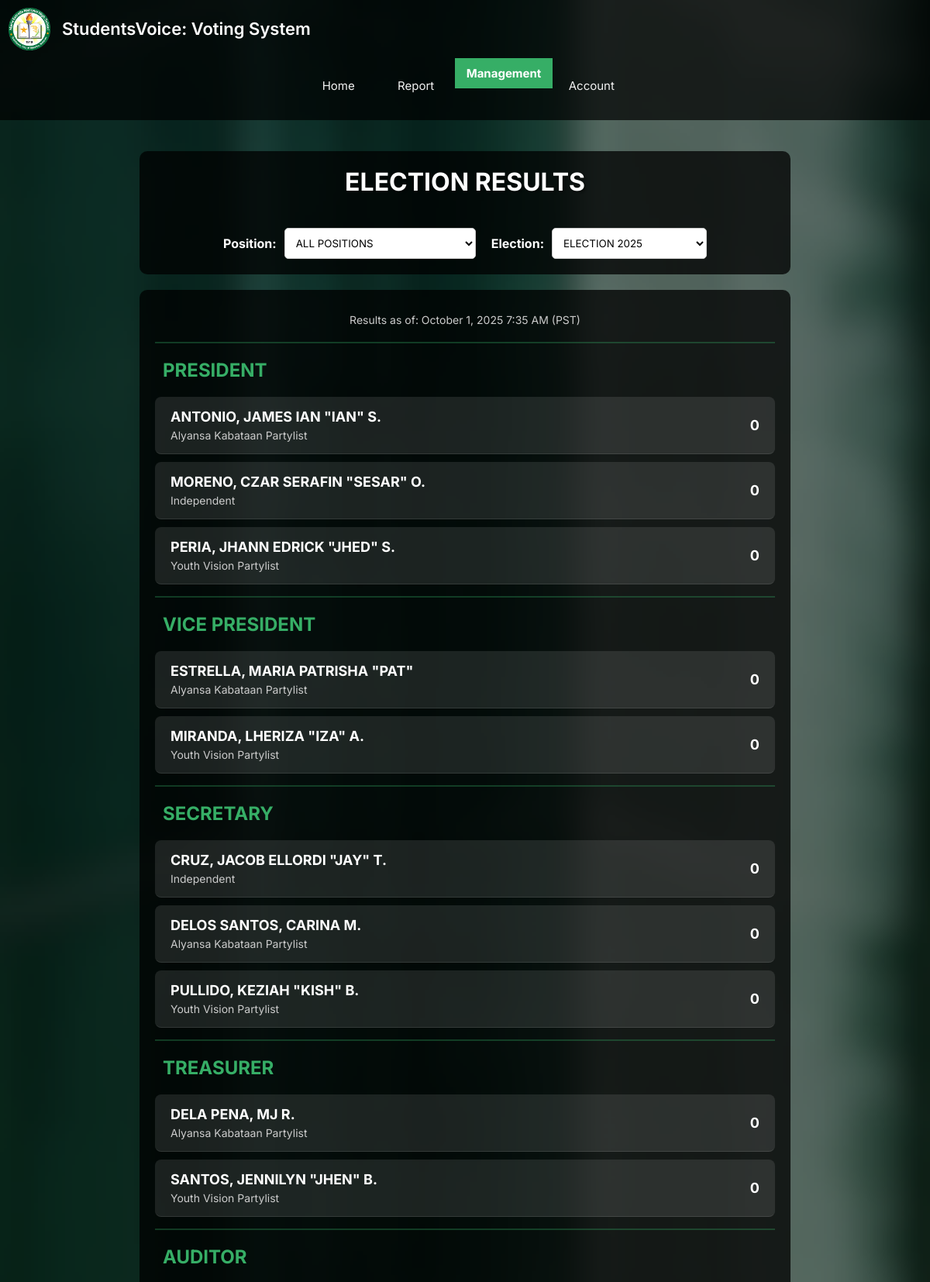
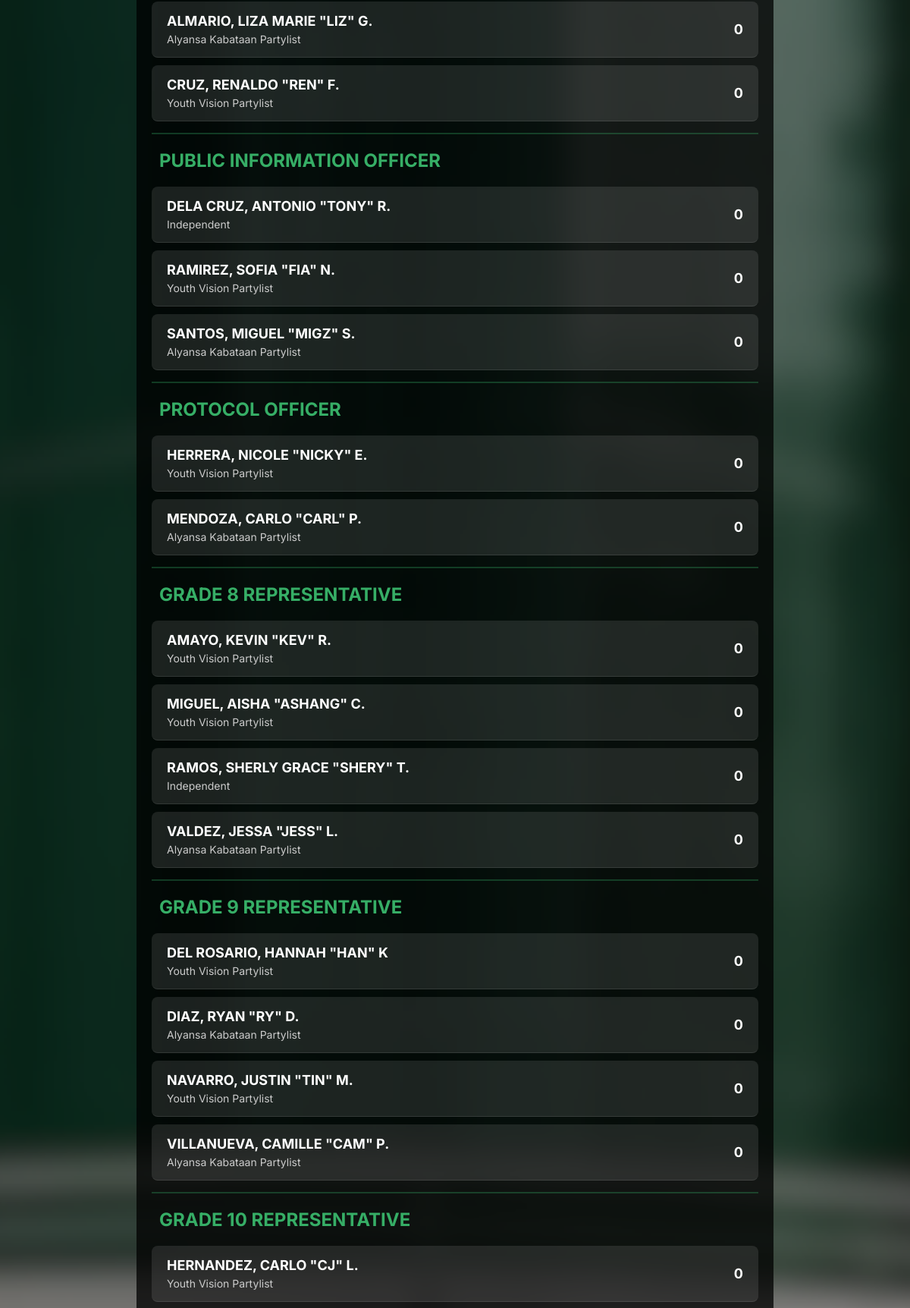
Screenshot of /files/admin/votingresults.php (signed in, upper part) with the database file from the repository (2 pictures, top to bottom).
### tables this page shows
CREATE TABLE `candidate` (
  `CandidateID` int(11) NOT NULL,
  `ElectionID` varchar(255) DEFAULT NULL,
  `PartylistName` varchar(255) DEFAULT NULL,
  `Name` varchar(255) DEFAULT NULL,
  `Position` varchar(255) DEFAULT NULL,
  `GradeLevel` varchar(100) DEFAULT NULL,
  `ModifiedBy` int(255) DEFAULT NULL,
  `ModifiedDate` datetime DEFAULT NULL,
  `CreatedBy` int(255) DEFAULT NULL,
  `CreatedDate` datetime DEFAULT NULL
);

### files/admin/votingresults.php (the view, shortened to what this page needs)
<?php
require_once '../connect/connect.php';
$elections_query = "SELECT ElectionID, ElectionName, G8RepNum, G9RepNum, G10RepNum, G11RepNum, G12RepNum FROM election ORDER BY ElectionName";
$elections_result = $conn->query($elections_query);
$elections = [];
while ($row = $elections_result->fetch_assoc()) {
    $elections[] = $row;
}
$selected_position = isset($_POST['position']) ? $_POST['position'] : 'ALL';
$selected_election = isset($_POST['election']) ? $_POST['election'] : ($elections[0]['ElectionID'] ?? '');
$results_query = "SELECT
                    c.CandidateID,
                    c.Name,
                    c.Position,
                    c.PartylistName,
                    COUNT(v.VoteID) as VoteCount
                 FROM candidate c
                 LEFT JOIN vote v ON c.CandidateID = v.CandidateID
                 WHERE c.ElectionID = ?";
$results_query .= " GROUP BY c.CandidateID
                   ORDER BY
                     CASE c.Position
                         WHEN 'PRESIDENT' THEN 1
                         WHEN 'VICE PRESIDENT' THEN 2
                         WHEN 'SECRETARY' THEN 3
                         WHEN 'TREASURER' THEN 4
                         WHEN 'AUDITOR' THEN 5
                         WHEN 'PUBLIC INFORMATION OFFICER' THEN 6
                         WHEN 'PROTOCOL OFFICER' THEN 7
                         WHEN 'GRADE 7 REPRESENTATIVE' THEN 8
                         WHEN 'GRADE 8 REPRESENTATIVE' THEN 9
                         WHEN 'GRADE 9 REPRESENTATIVE' THEN 10
                         WHEN 'GRADE 10 REPRESENTATIVE' THEN 11
                         WHEN 'GRADE 11 REPRESENTATIVE' THEN 12
                         WHEN 'GRADE 12 REPRESENTATIVE' THEN 13
                         ELSE 14
                     END,
                     VoteCount DESC,
                     c.Name";
$stmt = $conn->prepare($results_query);
if ($selected_position !== 'ALL') {
    $stmt->bind_param("ss", $selected_election, $selected_position);
} else {
    $stmt->bind_param("s", $selected_election);
}
$stmt->execute();
$results = $stmt->get_result();
$current_election = array_filter($elections, function ($e) use ($selected_election) {
    return $e['ElectionID'] === $selected_election;
});
$current_election = reset($current_election);
function getRepNumber($position, $current_election)
{
    if (strpos($position, 'GRADE 8') !== false)
        return $current_election['G8RepNum'] ?? 1;
    if (strpos($position, 'GRADE 9') !== false)
        return $current_election['G9RepNum'] ?? 1;
    if (strpos($position, 'GRADE 10') !== false)
        return $current_election['G10RepNum'] ?? 1;
    if (strpos($position, 'GRADE 11') !== false)
        return $current_election['G11RepNum'] ?? 1;
    if (strpos($position, 'GRADE 12') !== false)
        return $current_election['G12RepNum'] ?? 1;
    return 1;
}
?>
<!DOCTYPE html>
<html>
<head>
    <link rel="stylesheet" type="text/css" href="/votingsystem/files/maincss/main.css">
    <link rel="stylesheet" type="text/css" href="/votingsystem/files/admin/admin.css">
    <link rel="stylesheet" type="text/css" href="/votingsystem/files/admin/management-table.css">
    <link rel="stylesheet" href="https://cdn.datatables.net/1.13.8/css/jquery.dataTables.min.css">
    <link rel="stylesheet" href="https://cdn.jsdelivr.net/npm/snapalert@1.0.6/dist/snapalert.min.css">
</head>
<body>
<header>
  <header>
      <div class="header">
        <div class="header-left">
          <div class="logo"></div>
          <div class="header-title">
            <span class="main-title">StudentsVoice: Voting System</span>
          </div>
        </div>
        <div class="topnav">
          <a   href="home.php">Home</a>
          <a href="generatereport.php">Report</a>
          <div class="dropdown">
            <a class="active">Management</a>
          </div>
          <div class="dropdown">
          <a>Account</a>
          </div>
        </div>
      </div>
    </header>
    <div class="centerMain">
        <div class="filter-container">
            <h1 class="page-title">ELECTION RESULTS</h1>
            <form method="post" id="filterForm">
                <div class="filter-controls">
                    <div class="filter-group">
                        <label class="filter-label">Position:</label>
                        <select name="position" id="position"
                            onchange="document.getElementById('filterForm').submit();">
                            <option value="ALL">ALL POSITIONS</option>
                        </select>
                    </div>
                    <div class="filter-group">
                        <label class="filter-label">Election:</label>
                        <select name="election" id="election"
                            onchange="document.getElementById('filterForm').submit();">
                            <?php foreach ($elections as $election): ?>
                                <option value="<?php echo htmlspecialchars($election['ElectionID']); ?>" <?php echo $selected_election === $election['ElectionID'] ? 'selected' : ''; ?>>
                                    <?php echo htmlspecialchars($election['ElectionName']); ?>
                                </option>
                            <?php endforeach; ?>
                        </select>
                    </div>
                </div>
            </form>
        </div>
        <div class="results-container">
            <div class="results-timestamp">
                Results as of: <?php
                echo date('F j, Y g:i A');
                ?> (PST)
            </div>
            <?php
            $current_position = '';
            $position_count = 0;
            if ($results->num_rows > 0) {
                while ($row = $results->fetch_assoc()) {
                    if ($current_position !== $row['Position']) {
                        if ($current_position !== '') {
                            echo '</div>';
                        }
                        $current_position = $row['Position'];
                        $position_count = 0;
                        echo '<div class="divider"></div>';
                        echo '<div class="position-title">' . htmlspecialchars($current_position) . '</div>';
                        echo '<div class="position-results">';
                    }
                    $is_winner = false;
                    if (strpos($current_position, 'REPRESENTATIVE') !== false) {
                        $g_rep_num = getRepNumber($current_position, $current_election);
                        $is_winner = $position_count < $g_rep_num && $row['VoteCount'] > 0;
                    } else {
                        $is_winner = $position_count === 0 && $row['VoteCount'] > 0;
                    }
                    echo '<div class="candidate-card' . ($is_winner ? ' winner' : '') . '">';
                    echo '<div class="candidate-info">';
                    echo '<div class="candidate-name' . ($is_winner ? ' winner' : '') . '">' . htmlspecialchars($row['Name']) . '</div>';
                    echo '<div class="candidate-party' . ($is_winner ? ' winner' : '') . '">' . htmlspecialchars($row['PartylistName']) . '</div>';
                    echo '</div>';
                    echo '<div class="vote-count' . ($is_winner ? ' winner' : '') . '">' . number_format($row['VoteCount']) . '</div>';
                    echo '</div>';
                    $position_count++;
                }
                echo '</div>';
            } else {
                echo '<div class="no-results">No results found for the selected filters.</div>';
            }
            ?>
        </div>
    </div>
</body>
</html>

### files/maincss/main.css (style rules this page uses)
body { font-family: 'Inter', sans-serif; }
.centerMain { flex: 1; width: 100%; padding-bottom: 50px; }

### files/admin/admin.css (style rules this page uses)
html, body { height: 100%; margin: 0; padding: 0; min-height: 100vh; font-family: 'Inter', sans-serif; background: url('/votingsystem/images/mainBackground.png') no-repeat center center fixed; background-size: cover; overflow-x: hidden; }
body { display: flex; flex-direction: column; min-height: 100vh; position: relative; }
.header { display: flex; justify-content: space-between; align-items: center; padding: 0 20px 0 40px; background: rgba(0,0,0,0.7); color: white; height: 70px; width: 100%; box-sizing: border-box; }
.header-left { display: flex; align-items: center; gap: 15px; }
.logo { width: 55px; height: 55px; background: url('/votingsystem/images/logo.png') no-repeat center center; background-size: contain; }
.header-title { display: flex; flex-direction: column; line-height: 1.2; }
.main-title { font-size: 22px; font-weight: 600; }
.topnav { background-color: transparent; overflow: visible; display: flex; align-items: center; height: 70px; position: relative; }
.topnav a { float: left; color: #f2f2f2; text-align: center; padding: 12px 20px; text-decoration: none; font-size: 15px; transition: all 0.3s ease; height: 70px; display: flex; align-items: center; min-width: fit-content; width: auto; justify-content: center; box-sizing: border-box; }
.topnav a.active { background-color: #36AE66; color: white; font-weight: bold; height: 70px; padding: 0 20px; box-sizing: border-box; }
.dropdown { position: relative; display: inline-block; height: 70px; box-sizing: border-box; }
@media (max-width: 1200px) { .header { flex-wrap: wrap; height: auto; padding: 10px; } }
@media (max-width: 1200px) { .topnav { order: 3; width: 100%; justify-content: center; margin-top: 10px; flex-wrap: wrap; height: auto; } }
@media (max-width: 1200px) { .topnav a { width: auto; min-width: 100px; } }
@media (max-width: 1200px) { .topnav a.active { height: auto; padding: 10px 15px; } }
.centerMain { flex: 1 0 auto; width: 100%; box-sizing: border-box; padding: 20px; margin-bottom: 50px; }
form { flex: 1 1 0; display: block; }

### files/admin/votingresults.php (style rules this page uses)
.page-title { text-align: center; color: white; font-size: 32px; font-weight: bold; margin: 0 0 20px 0; text-shadow: 2px 2px 4px rgba(0, 0, 0, 0.5); }
.filter-container { background-color: rgba(0, 0, 0, 0.75); padding: 20px; border-radius: 10px; margin: 20px auto; max-width: 800px; display: flex; flex-direction: column; align-items: center; gap: 20px; }
.filter-controls { display: flex; gap: 20px; justify-content: center; width: 100%; align-items: center; }
.filter-group { display: flex; align-items: center; gap: 10px; }
.filter-label { color: white; font-weight: bold; font-size: 16px; }
.filter-container select { padding: 10px; border-radius: 5px; border: 1px solid #ccc; background-color: white; min-width: 200px; font-family: 'Inter', sans-serif; }
.results-container { background-color: rgba(0, 0, 0, 0.75); padding: 20px; border-radius: 10px; margin: 20px auto; max-width: 800px; color: white; }
.position-title { font-size: 24px; font-weight: bold; margin: 20px 0; color: #36AE66; text-align: left; padding-left: 10px; }
.divider { height: 2px; background-color: rgba(54, 174, 102, 0.3); margin: 15px 0; }
.candidate-card { background-color: rgba(255, 255, 255, 0.1); padding: 15px 20px; border-radius: 8px; margin-bottom: 10px; display: flex; justify-content: space-between; align-items: center; transition: all 0.3s ease; border-bottom: 1px solid rgba(255, 255, 255, 0.1); }
.candidate-info { flex: 1; }
.candidate-name { font-size: 18px; font-weight: bold; margin-bottom: 5px; }
.candidate-party { color: #ccc; font-size: 14px; }
.vote-count { font-size: 18px; font-weight: bold; color: white; }
.results-timestamp { text-align: center; color: #ccc; font-size: 14px; margin: 10px 0 20px 0; }

### rows the page displays
candidate: Position "PRESIDENT", Name "ANTONIO, JAMES IAN \"IAN\" S.", PartylistName "Alyansa Kabataan Partylist", VoteCount "0"
candidate: Name "MORENO, CZAR SERAFIN \"SESAR\" O.", PartylistName "Independent", VoteCount "0"
candidate: Name "PERIA, JHANN EDRICK \"JHED\" S.", PartylistName "Youth Vision Partylist", VoteCount "0"
candidate: Position "VICE PRESIDENT", Name "ESTRELLA, MARIA PATRISHA \"PAT\"", PartylistName "Alyansa Kabataan Partylist", VoteCount "0"
candidate: Name "MIRANDA, LHERIZA \"IZA\" A.", PartylistName "Youth Vision Partylist", VoteCount "0"
candidate: Position "SECRETARY", Name "CRUZ, JACOB ELLORDI \"JAY\" T.", PartylistName "Independent", VoteCount "0"
candidate: Name "DELOS SANTOS, CARINA M.", PartylistName "Alyansa Kabataan Partylist", VoteCount "0"
candidate: Name "PULLIDO, KEZIAH \"KISH\" B.", PartylistName "Youth Vision Partylist", VoteCount "0"
candidate: Position "TREASURER", Name "DELA PENA, MJ R.", PartylistName "Alyansa Kabataan Partylist", VoteCount "0"
candidate: Name "SANTOS, JENNILYN \"JHEN\" B.", PartylistName "Youth Vision Partylist", VoteCount "0"
candidate: Position "AUDITOR", Name "ALMARIO, LIZA MARIE \"LIZ\" G.", PartylistName "Alyansa Kabataan Partylist", VoteCount "0"
candidate: Name "CRUZ, RENALDO \"REN\" F.", PartylistName "Youth Vision Partylist", VoteCount "0"
candidate: Position "PUBLIC INFORMATION OFFICER", Name "DELA CRUZ, ANTONIO \"TONY\" R.", PartylistName "Independent", VoteCount "0"
candidate: Name "RAMIREZ, SOFIA \"FIA\" N.", PartylistName "Youth Vision Partylist", VoteCount "0"
candidate: Name "SANTOS, MIGUEL \"MIGZ\" S.", PartylistName "Alyansa Kabataan Partylist", VoteCount "0"
candidate: Position "PROTOCOL OFFICER", Name "HERRERA, NICOLE \"NICKY\" E.", PartylistName "Youth Vision Partylist", VoteCount "0"
candidate: Name "MENDOZA, CARLO \"CARL\" P.", PartylistName "Alyansa Kabataan Partylist", VoteCount "0"
candidate: Position "GRADE 8 REPRESENTATIVE", Name "AMAYO, KEVIN \"KEV\" R.", PartylistName "Youth Vision Partylist", VoteCount "0"
candidate: Name "MIGUEL, AISHA \"ASHANG\" C.", PartylistName "Youth Vision Partylist", VoteCount "0"
candidate: Name "RAMOS, SHERLY GRACE \"SHERY\" T.", PartylistName "Independent", VoteCount "0"
candidate: Name "VALDEZ, JESSA \"JESS\" L.", PartylistName "Alyansa Kabataan Partylist", VoteCount "0"
candidate: Position "GRADE 9 REPRESENTATIVE", Name "DEL ROSARIO, HANNAH \"HAN\" K", PartylistName "Youth Vision Partylist", VoteCount "0"
candidate: Name "DIAZ, RYAN \"RY\" D.", PartylistName "Alyansa Kabataan Partylist", VoteCount "0"
candidate: Name "NAVARRO, JUSTIN \"TIN\" M.", PartylistName "Youth Vision Partylist", VoteCount "0"
candidate: Name "VILLANUEVA, CAMILLE \"CAM\" P.", PartylistName "Alyansa Kabataan Partylist", VoteCount "0"
candidate: Position "GRADE 10 REPRESENTATIVE", Name "HERNANDEZ, CARLO \"CJ\" L.", PartylistName "Youth Vision Partylist", VoteCount "0"

### other values shown
form field election "ELECTION 2025"
